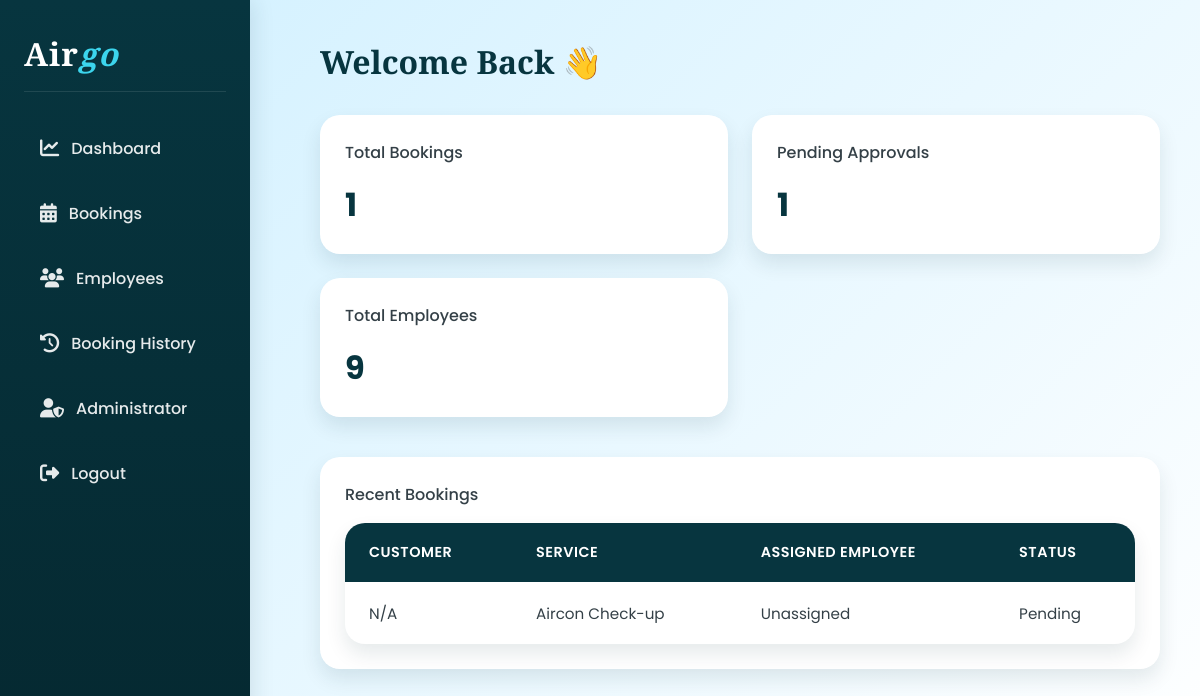
Screenshot of /admin/dashboard.php (signed in) with the database file from the repository.
### tables this page shows
CREATE TABLE `bookings` (
  `id` int(11) NOT NULL,
  `user_id` varchar(5) NOT NULL,
  `service` varchar(100) NOT NULL,
  `appointment_date` date NOT NULL,
  `appointment_time` time NOT NULL,
  `phone` varchar(20) NOT NULL,
  `location` varchar(255) NOT NULL,
  `employee_id` int(11) DEFAULT NULL,
  `price` decimal(10,2) DEFAULT 0.00,
  `status` varchar(50) DEFAULT 'Pending',
  `created_at` timestamp NOT NULL DEFAULT current_timestamp(),
  `updated_at` timestamp NOT NULL DEFAULT current_timestamp() ON UPDATE current_timestamp()
);

### admin/dashboard.php (the view, shortened to what this page needs)
<?php
include('../db_connection.php');
$total_bookings = $conn->query("SELECT COUNT(*) AS count FROM bookings")->fetch_assoc()['count'];
$pending_approvals = $conn->query("SELECT COUNT(*) AS count FROM bookings WHERE status = 'Pending'")->fetch_assoc()['count'];
$total_employees = $conn->query("SELECT COUNT(*) AS count FROM employees")->fetch_assoc()['count'];
$recent = $conn->query("
    SELECT b.*, e.name AS employee_name, u.username AS user_name
    FROM bookings b
    LEFT JOIN employees e ON b.employee_id = e.id
    LEFT JOIN `user` u ON b.user_id = u.id
    ORDER BY b.created_at DESC
    LIMIT 5
");
?>
<!DOCTYPE html>
<html lang="en">
<head>
    <link href="https://cdnjs.cloudflare.com/ajax/libs/font-awesome/6.5.0/css/all.min.css" rel="stylesheet">
</head>
<body>
<div class="sidebar">
    <h2>Air<span>go</span></h2>
    <a href="dashboard.php"><i class="fas fa-chart-line"></i> Dashboard</a>
    <a href="admin_bookings.php"><i class="fas fa-calendar-alt"></i> Bookings</a>
    <a href="admin_employees.php"><i class="fas fa-users"></i> Employees</a>
    <a href="booking_history.php"><i class="fas fa-history"></i> Booking History</a>
    <a href="admin_register.php"><i class="fas fa-user-shield"></i> Administrator</a>
    <a href="login.php"><i class="fas fa-sign-out-alt"></i> Logout</a>
</div>
<div class="main">
    <h1>Welcome Back 👋</h1>
    <div class="grid">
        <a href="admin_bookings.php" class="card-link">
            <div class="card">
                <h3>Total Bookings</h3>
                <p><?php echo $total_bookings; ?></p>
            </div>
        </a>
        <a href="admin_bookings.php?tab=pending" class="card-link">
            <div class="card">
                <h3>Pending Approvals</h3>
                <p><?php echo $pending_approvals; ?></p>
            </div>
        </a>
        <a href="admin_employees.php" class="card-link">
            <div class="card">
                <h3>Total Employees</h3>
                <p><?php echo $total_employees; ?></p>
            </div>
        </a>
    </div>
    <div class="card">
        <h3>Recent Bookings</h3>
        <table>
            <thead>
                <tr>
                    <th>Customer</th>
                    <th>Service</th>
                    <th>Assigned Employee</th>
                    <th>Status</th>
                </tr>
            </thead>
            <tbody>
                <?php while ($row = $recent->fetch_assoc()): ?>
                    <tr>
                        <td><?php echo htmlspecialchars($row['user_name'] ?? 'N/A'); ?></td>
                        <td><?php echo htmlspecialchars($row['service']); ?></td>
                        <td><?php echo $row['employee_name'] ?: 'Unassigned'; ?></td>
                        <td><?php echo htmlspecialchars($row['status']); ?></td>
                    </tr>
                <?php endwhile; ?>
            </tbody>
        </table>
    </div>
</div>
</body>
</html>

### admin/dashboard.php (style rules this page uses)
:root { --primary-color: #07353f; --secondary-color: #3cd5ed; --background-color: #d0f0ff; --text-color: #344047; --card-bg: #ffffff; --card-shadow: rgba(7, 53, 63, 0.1); --accent-light: #f0f9ff; --spacing-unit: clamp(0.5rem, 2vw, 1rem); }
* { margin: 0; padding: 0; box-sizing: border-box; }
body { font-family: 'Poppins', sans-serif; background: linear-gradient(135deg, var(--background-color), #fff); color: var(--text-color); display: flex; min-height: 100vh; }
.sidebar { position: fixed; top: 0; left: 0; width: 250px; height: 100vh; background: linear-gradient(180deg, var(--primary-color), #052830); padding: 2rem 1.5rem; color: white; box-shadow: 4px 0 20px var(--card-shadow); transition: all 0.3s ease; z-index: 1000; }
.sidebar h2 { font-family: 'Playfair Display', serif; font-size: 2rem; font-weight: 900; margin-bottom: 2rem; padding-bottom: 1rem; border-bottom: 1px solid rgba(255, 255, 255, 0.1); letter-spacing: 1px; }
.sidebar h2 span { color: var(--secondary-color); font-style: italic; }
.sidebar a { display: flex; align-items: center; gap: 12px; margin: 1rem 0; color: rgba(255, 255, 255, 0.9); text-decoration: none; padding: 12px 16px; border-radius: 12px; transition: all 0.3s ease; font-weight: 500; position: relative; overflow: hidden; }
.sidebar a::before { content: ''; position: absolute; top: 0; left: 0; width: 100%; height: 100%; background: var(--secondary-color); transform: scaleX(0); transform-origin: right; transition: transform 0.3s ease; z-index: -1; border-radius: 12px; }
.sidebar a i { font-size: 1.2rem; transition: transform 0.3s ease; }
.main { margin-left: 280px; padding: 2.5rem; width: calc(100% - 280px); }
.main h1 { margin-bottom: 2rem; color: var(--primary-color); font-size: 2rem; font-family: 'Playfair Display', serif; display: flex; align-items: center; gap: 0.5rem; }
.grid { display: grid; grid-template-columns: repeat(auto-fit, minmax(280px, 1fr)); gap: 1.5rem; margin-bottom: 2.5rem; }
.card-link { text-decoration: none; color: inherit; display: block; }
.card { background: var(--card-bg); padding: 1.5rem; border-radius: 20px; box-shadow: 0 10px 20px var(--card-shadow); transition: all 0.3s ease; border: 1px solid rgba(255, 255, 255, 0.2); backdrop-filter: blur(10px); }
.card h3 { font-size: 1rem; color: var(--text-color); margin-bottom: 1rem; font-weight: 500; }
.card p { font-size: 2rem; font-weight: 700; color: var(--primary-color); }
table { width: 100%; background: var(--card-bg); border-radius: 20px; box-shadow: 0 10px 20px var(--card-shadow); border-collapse: separate; border-spacing: 0; overflow: hidden; }
th, td { padding: 1.2rem 1.5rem; text-align: left; }
th { background: var(--primary-color); color: var(--card-bg); font-weight: 600; font-size: 0.9rem; text-transform: uppercase; letter-spacing: 0.5px; }
td { font-size: 0.95rem; }

### rows the page displays
bookings: user_name "N/A", service "Aircon Check-up", employee_name "Unassigned", status "Pending"

### other values shown
$total_bookings "1"
$pending_approvals "1"
$total_employees "9"
